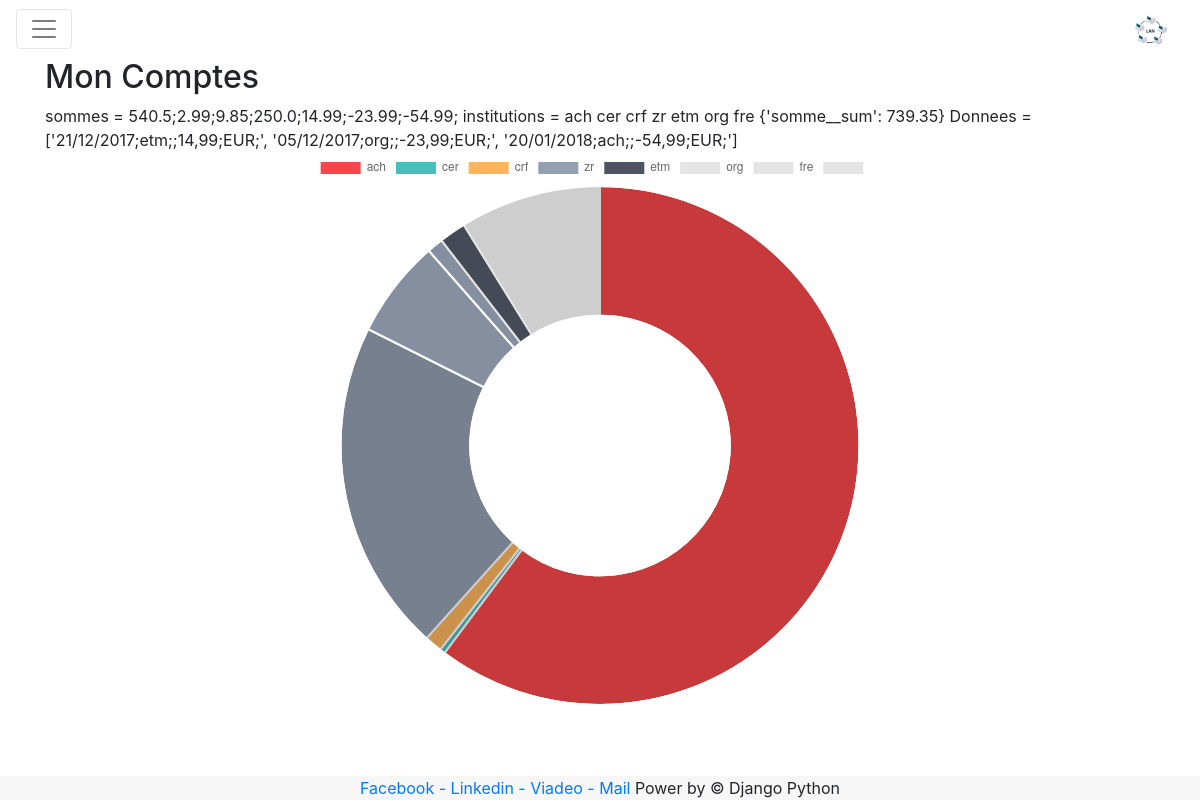
/mes-projets/, run on the app's committed database.
### projets/models.py (models this page shows)
class DonneesSaisies(models.Model):
    date_utilise = models.DateField(verbose_name ="Date Utilisé")
    somme = models.FloatField()
    institution_donneesSaisies = models.ForeignKey('Institution', on_delete=models.CASCADE)
    moyen_donneesSaisies = models.ForeignKey('Moyen', on_delete=models.CASCADE)
    categorie_donneesSaisies = models.ForeignKey('Categorie', on_delete=models.CASCADE)

### projets/views.py (the view)
class ListeDonnees(ListView):
    model = DonneesSaisies
    context_object_name = "donneesSaisies"
    template_name = "comptes.html"
    def get_context_data(self, **kwargs):
        context = super().get_context_data(**kwargs)
        donnees = Donnees.objects.values_list('donnees', flat=True)
        listdonnees = ''.join(donnees).split("\r\n")
        moyen_donnees = list(Donnees.objects.values_list('moyen_donnees__moyen', flat=True))
        moy = Moyen.objects.get(moyen=''.join(moyen_donnees))
        for liste in listdonnees :
            data = liste.split(";")
            inst = Institution.objects.get(institution=data[1])
            cate = Categorie.objects.get(categorie=self.traitement_donnees(inst))
        context["donnees"] = listdonnees
        context["sommes"] = DonneesSaisies.objects.aggregate(Sum('somme'))
        context["institutions"] = list(DonneesSaisies.objects.values_list('institution_donneesSaisies__institution', flat=True))
        return context
    def traitement_donnees(self, inst):
        cate = ''
        if inst in ['ach','crf']:
            cate = 'cur'
        elif inst is 'org':
            cate = 'ite'
        elif inst is 'fre':
            cate = 'tlp'
        elif inst is 'zr' or inst is 'etm':
            cate = 'vtm'
        elif inst is 'cer':
            cate = 'lyr'
        return cate

### projets/templates/comptes.html (shortened to what this page needs)
{% extends "base.html" %}
{% block content %}
<h2>Mon Comptes</h2>
  sommes = {% for donnees in donneesSaisies %}{{ donnees.somme }};{% endfor %}
  institutions = {% for ins in institutions %}{{ ins|safe }} {% endfor %}
  {{ sommes }}
  Donnees = {{ donnees }}
<canvas id="doughnutChart"></canvas>
<script>
var ctxD = document.getElementById("doughnutChart").getContext('2d');
var institutions = "{% for ins in institutions %}{{ ins|safe }},{% endfor %}".split(",");
var sommes = "{% for donnees in donneesSaisies %}{{ donnees.somme|safe }};{% endfor %}".split(";");
//document.write(institutions+"\n");
//document.write(sommes);
var myLineChart = new Chart(ctxD, {
    type: 'doughnut',
    data: {
        labels : Object.values(institutions),
        datasets: [
            {
                data: Object.values(sommes),
                backgroundColor: ["#F7464A", "#46BFBD", "#FDB45C", "#949FB1", "#4D5360"],
                hoverBackgroundColor: ["#FF5A5E", "#5AD3D1", "#FFC870", "#A8B3C5", "#616774"]
            }
        ]
    },
    options: {
        responsive: true
    }
});
</script>
{% endblock %}

### templates/base.html (shortened to what this page needs)
<!DOCTYPE html>
<html lang="fr">
<head>
   <link rel="stylesheet" type="text/css" href="/static/css/style.css" />
   <link rel="stylesheet" href="https://maxcdn.bootstrapcdn.com/bootstrap/4.0.0-alpha.6/css/bootstrap.min.css">
</head>
<body>
  {% block nav %}
  <nav class="navbar navbar-toggleable-md navbar-light bg-faded">
    <button class="navbar-toggler navbar-toggler-right" type="button" data-toggle="collapse" data-target="#navbarSupportedContent" aria-controls="navbarSupportedContent" aria-expanded="false" aria-label="Toggle navigation">
      <span class="navbar-toggler-icon"></span>
    </button>
    <a class="navbar-brand" href="/"><img src="/static/images/logo.jpeg" height="30px"></a>
  </nav>
  {% endblock %}
  <div id="content" class="container">
    {% block content %}
        {% load static %}
    {% endblock %}
  </div>
  <footer class="footer text-center">
    <div class="container-fluid">
    {% block footer %}
      <a href="">Facebook - </a>
      <a href="">Linkedin - </a>
      <a href="">Viadeo - </a>
      <a href="">Mail</a>
      Power by &copy; Django Python
    </div>
    {% endblock %}
  </footer>
</body>
</html>

### static/css/style.css (style rules this page uses)
.footer { position: fixed; bottom: 0; width: 100%; background-color: #f7f7f7; }

### data on the page
DonneesSaisies: somme "540.5"
DonneesSaisies: somme "2.99"
DonneesSaisies: somme "9.85"
DonneesSaisies: somme "250.0"
DonneesSaisies: somme "14.99"
DonneesSaisies: somme "-23.99"
DonneesSaisies: somme "-54.99"

### other printed values
{{ ins|safe }} "ach" "cer" "crf" "zr" "etm" "org" "fre"
{{ sommes }} "{'somme__sum': 739.35}"
{{ donnees }} "['21/12/2017;etm;;14,99;EUR;', '05/12/2017;org;;-23,99;EUR;', '20/01/2018;ach;;-54,99;EUR;']"
chart data {{ ins|safe }} ach, cer, crf, zr, etm, org, fre
chart data {{ donnees.somme|safe }} 540.5, 2.99, 9.85, 250.0, 14.99, -23.99, -54.99
